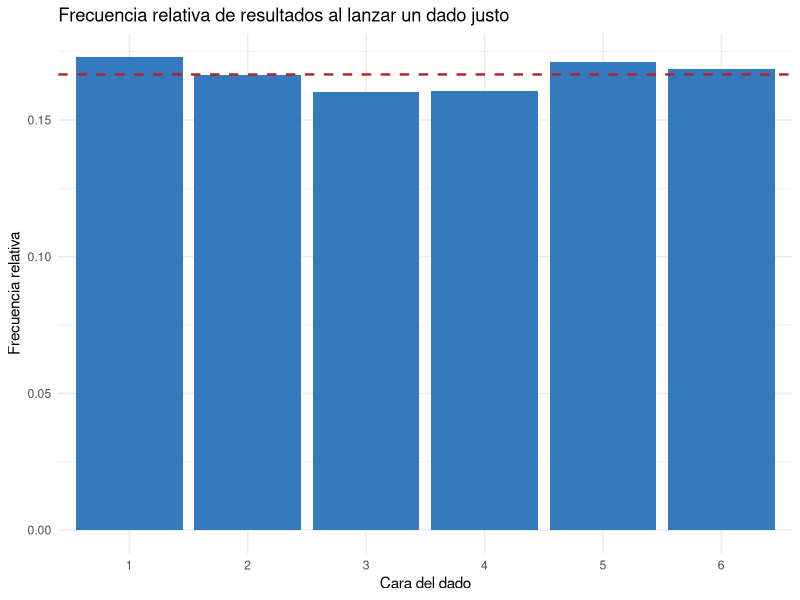
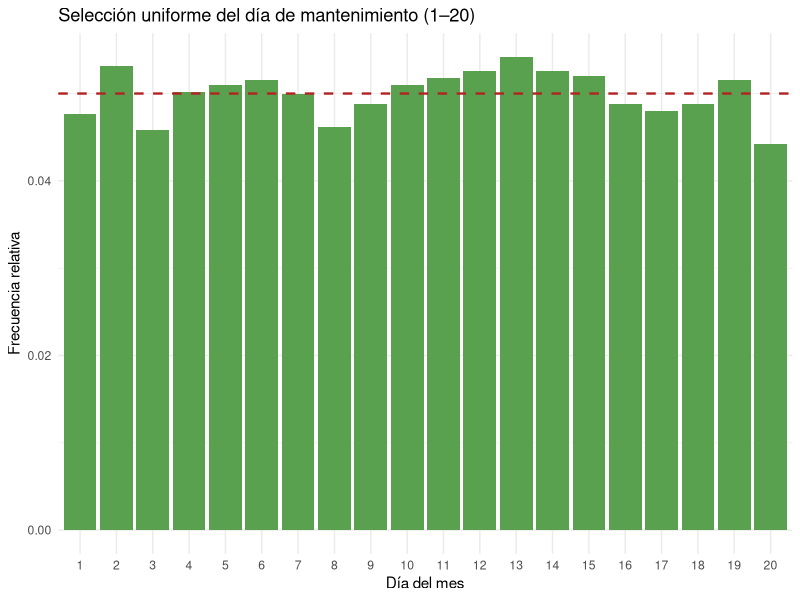
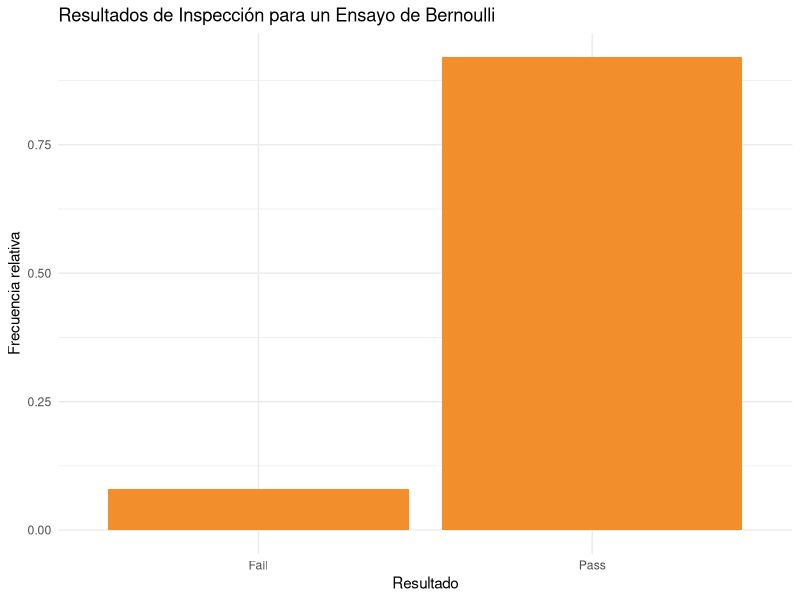
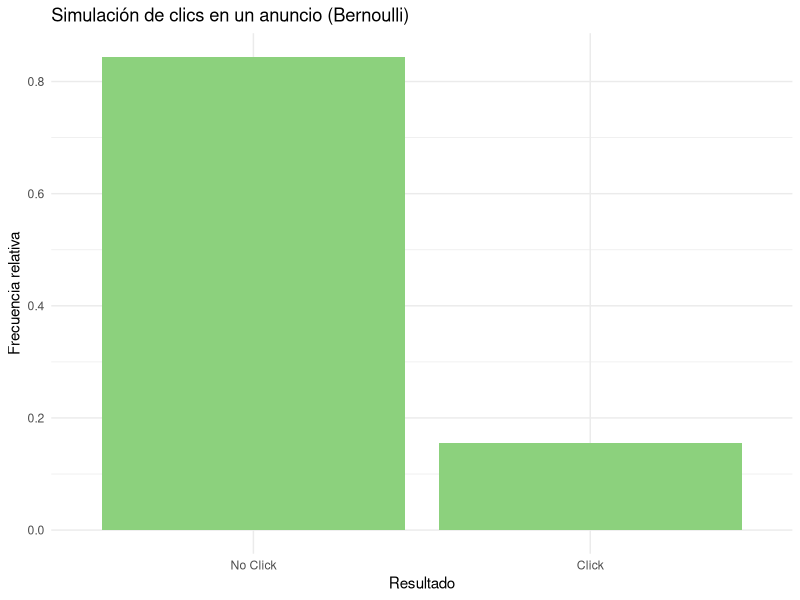
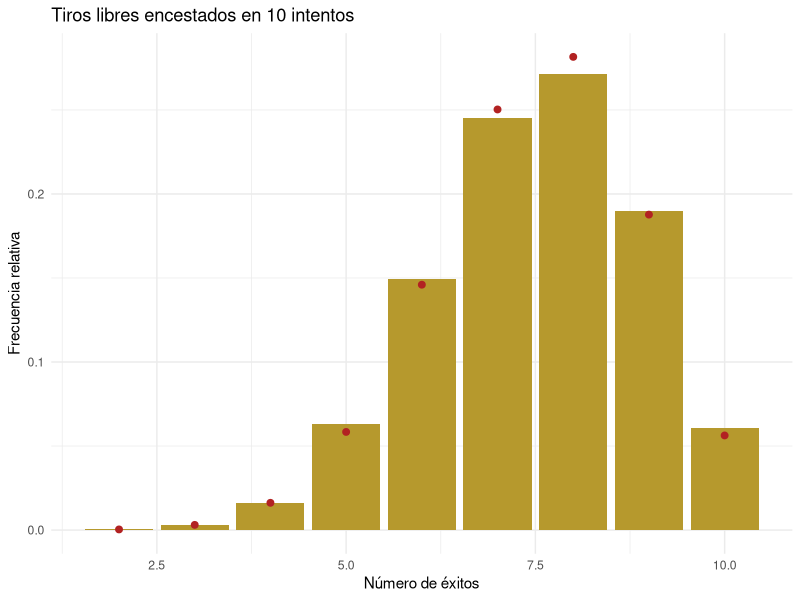
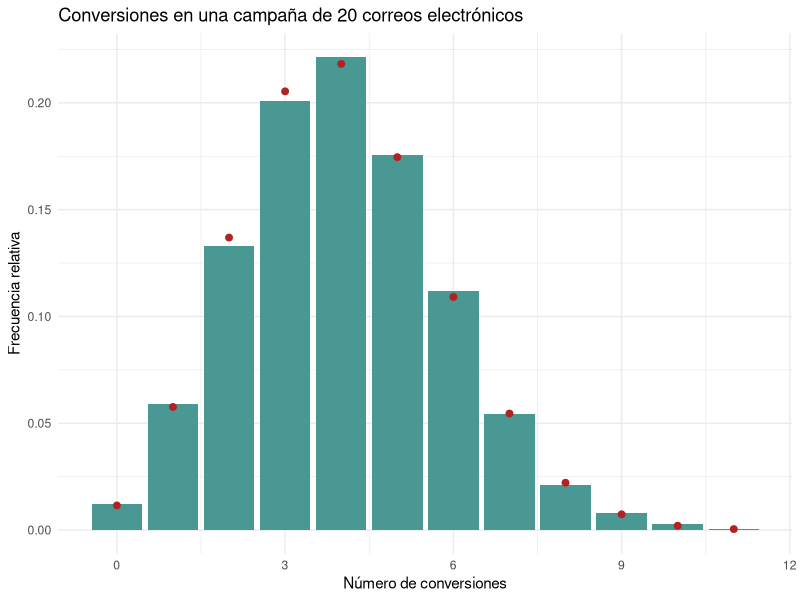
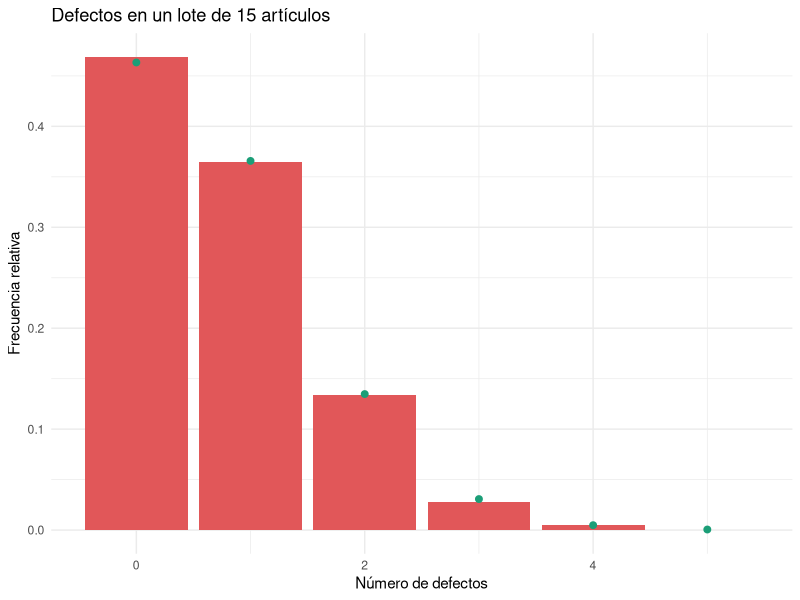
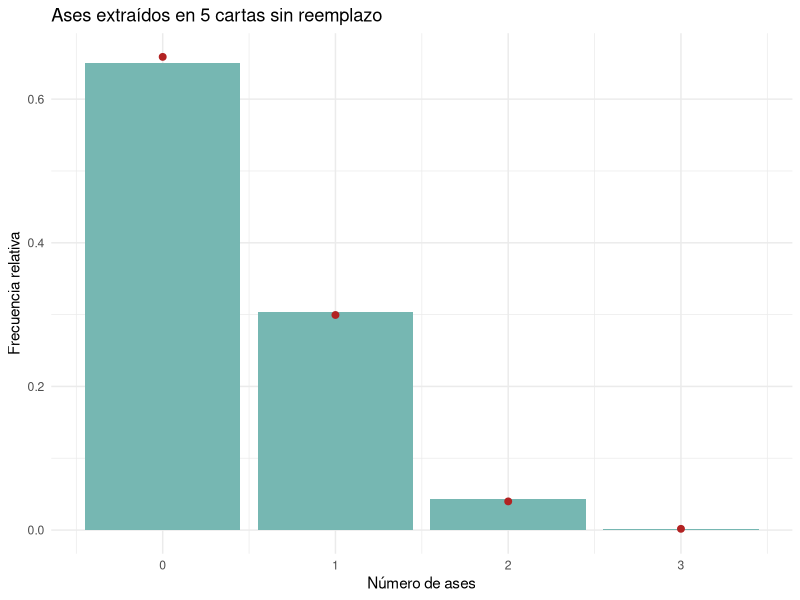

Reproduce these figures in R, in order.
## ---- chunk 1
knitr::opts_chunk$set(echo = TRUE, message = FALSE, warning = FALSE)
library(tidyverse)
theme_set(theme_minimal())
## ---- chunk 2
n_rolls <- 10000
die_rolls <- sample(1:6, size = n_rolls, replace = TRUE)
die_distribution <- tibble(face = factor(die_rolls, levels = 1:6)) %>%
  count(face) %>%
  mutate(relative_freq = n / sum(n))

die_distribution
## ---- chunk 3
die_summary <- tibble(
  sample_mean = mean(die_rolls),
  sample_variance = var(die_rolls),
  theoretical_mean = mean(1:6),
  theoretical_variance = ((6 - 1 + 1)^2 - 1) / 12
)
die_summary
## ---- chunk 4
ggplot(die_distribution, aes(x = face, y = relative_freq)) +
  geom_col(fill = "#357ABD") +
  geom_hline(yintercept = 1 / 6, linetype = "dashed", color = "firebrick", linewidth = 0.8) +
  labs(
    title = "Frecuencia relativa de resultados al lanzar un dado justo",
    x = "Cara del dado",
    y = "Frecuencia relativa"
  )
## ---- chunk 5
n_days <- 5000
maintenance_days <- sample(1:20, size = n_days, replace = TRUE)
maintenance_distribution <- tibble(day = factor(maintenance_days, levels = 1:20)) %>%
  count(day) %>%
  mutate(relative_freq = n / sum(n))

maintenance_distribution %>% slice_head(n = 6)
## ---- chunk 6
ggplot(maintenance_distribution, aes(day, relative_freq)) +
  geom_col(fill = "#59A14F") +
  geom_hline(yintercept = 1 / 20, linetype = "dashed", color = "firebrick", linewidth = 0.8) +
  labs(
    title = "Selección uniforme del día de mantenimiento (1–20)",
    x = "Día del mes",
    y = "Frecuencia relativa"
  )
## ---- chunk 7
n_tests <- 2000
pass_prob <- 0.92
inspection_results <- rbinom(n = n_tests, size = 1, prob = pass_prob)
component_summary <- tibble(
  sample_mean = mean(inspection_results),
  sample_variance = var(inspection_results),
  theoretical_mean = pass_prob,
  theoretical_variance = pass_prob * (1 - pass_prob)
)
component_summary
## ---- chunk 8
inspection_distribution <- tibble(result = factor(inspection_results, levels = c(0, 1), labels = c("Fail", "Pass"))) %>%
  count(result) %>%
  mutate(relative_freq = n / sum(n))

ggplot(inspection_distribution, aes(result, relative_freq)) +
  geom_col(fill = "#F28E2B") +
  labs(
    title = "Resultados de Inspección para un Ensayo de Bernoulli",
    x = "Resultado",
    y = "Frecuencia relativa"
  )
## ---- chunk 9
n_visits <- 5000
click_prob <- 0.15
clicks <- rbinom(n = n_visits, size = 1, prob = click_prob)
clicks_summary <- tibble(
  sample_mean = mean(clicks),
  theoretical_mean = click_prob
)
clicks_summary
## ---- chunk 10
click_distribution <- tibble(event = factor(clicks, levels = c(0, 1), labels = c("No Click", "Click"))) %>%
  count(event) %>%
  mutate(relative_freq = n / sum(n))

ggplot(click_distribution, aes(event, relative_freq)) +
  geom_col(fill = "#8CD17D") +
  labs(
    title = "Simulación de clics en un anuncio (Bernoulli)",
    x = "Resultado",
    y = "Frecuencia relativa"
  )
## ---- chunk 11
n_series <- 5000
n_shots <- 10
success_prob <- 0.75
made_shots <- rbinom(n = n_series, size = n_shots, prob = success_prob)

basketball_distribution <- tibble(made = made_shots) %>%
  count(made) %>%
  mutate(relative_freq = n / sum(n),
         theoretical = dbinom(made, size = n_shots, prob = success_prob))

basketball_distribution %>% slice_head(n = 6)
## ---- chunk 12
ggplot(basketball_distribution, aes(made, relative_freq)) +
  geom_col(fill = "#B6992D") +
  geom_point(aes(y = theoretical), color = "firebrick", size = 2) +
  labs(
    title = "Tiros libres encestados en 10 intentos",
    x = "Número de éxitos",
    y = "Frecuencia relativa"
  )
## ---- chunk 13
n_campaigns <- 8000
n_emails <- 20
conversion_prob <- 0.2
conversions <- rbinom(n = n_campaigns, size = n_emails, prob = conversion_prob)

campaign_distribution <- tibble(conversion_count = conversions) %>%
  count(conversion_count) %>%
  mutate(relative_freq = n / sum(n),
         theoretical = dbinom(conversion_count, size = n_emails, prob = conversion_prob))

campaign_distribution %>% slice_head(n = 6)
## ---- chunk 14
ggplot(campaign_distribution, aes(conversion_count, relative_freq)) +
  geom_col(fill = "#499894") +
  geom_point(aes(y = theoretical), color = "firebrick", size = 2) +
  labs(
    title = "Conversiones en una campaña de 20 correos electrónicos",
    x = "Número de conversiones",
    y = "Frecuencia relativa"
  )
## ---- chunk 15
n_batches <- 6000
batch_size <- 15
defect_prob <- 0.05
defect_counts <- rbinom(n = n_batches, size = batch_size, prob = defect_prob)

defect_distribution <- tibble(defects = defect_counts) %>%
  count(defects) %>%
  mutate(relative_freq = n / sum(n),
         theoretical = dbinom(defects, size = batch_size, prob = defect_prob))

defect_distribution %>% slice_head(n = 6)
## ---- chunk 16
ggplot(defect_distribution, aes(defects, relative_freq)) +
  geom_col(fill = "#E15759") +
  geom_point(aes(y = theoretical), color = "#1B9E77", size = 2) +
  labs(
    title = "Defectos en un lote de 15 artículos",
    x = "Número de defectos",
    y = "Frecuencia relativa"
  )
## ---- chunk 17
n_samples <- 7000
num_aces <- rhyper(nn = n_samples, m = 4, n = 52 - 4, k = 5)

aces_distribution <- tibble(aces = num_aces) %>%
  count(aces) %>%
  mutate(relative_freq = n / sum(n),
         theoretical = dhyper(aces, m = 4, n = 48, k = 5))

aces_distribution
## ---- chunk 18
ggplot(aces_distribution, aes(aces, relative_freq)) +
  geom_col(fill = "#76B7B2") +
  geom_point(aes(y = theoretical), color = "firebrick", size = 2) +
  labs(
    title = "Ases extraídos en 5 cartas sin reemplazo",
    x = "Número de ases",
    y = "Frecuencia relativa"
  )
## ---- chunk 19
n_inspections <- 8000
lot_defects <- rhyper(nn = n_inspections, m = 8, n = 32, k = 10)

lot_distribution <- tibble(defects = lot_defects) %>%
  count(defects) %>%
  mutate(relative_freq = n / sum(n),
         theoretical = dhyper(defects, m = 8, n = 32, k = 10))

lot_distribution
## ---- chunk 20
ggplot(lot_distribution, aes(defects, relative_freq)) +
  geom_col(fill = "#9C755F") +
  geom_point(aes(y = theoretical), color = "firebrick", size = 2) +
  labs(
    title = "Defectos encontrados en una muestra sin reemplazo",
    x = "Número de defectos en la muestra",
    y = "Frecuencia relativa"
  )
